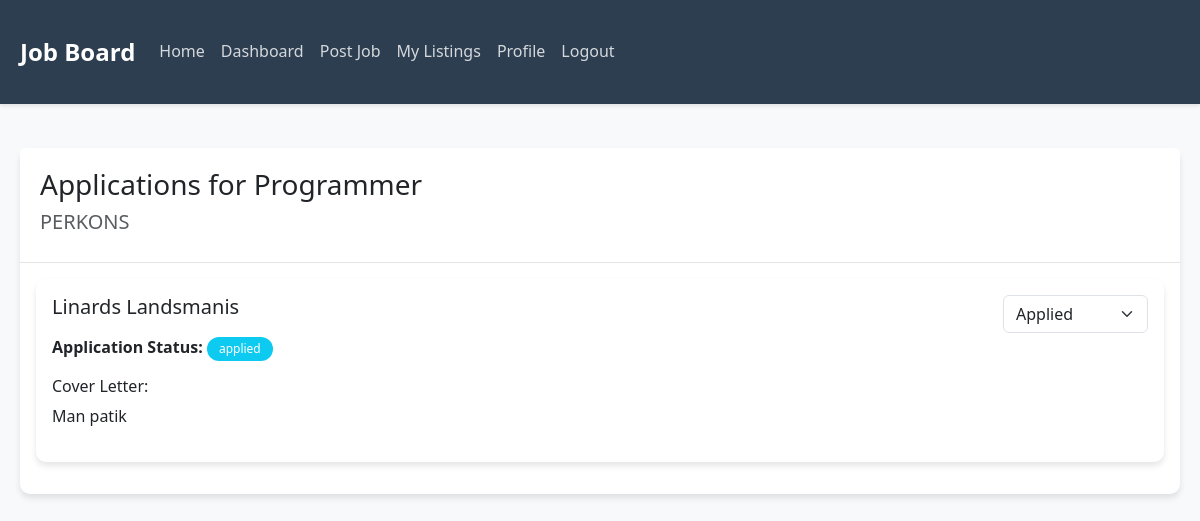
/job_applications/2 (signed in), run on an earlier commit of the app's database.
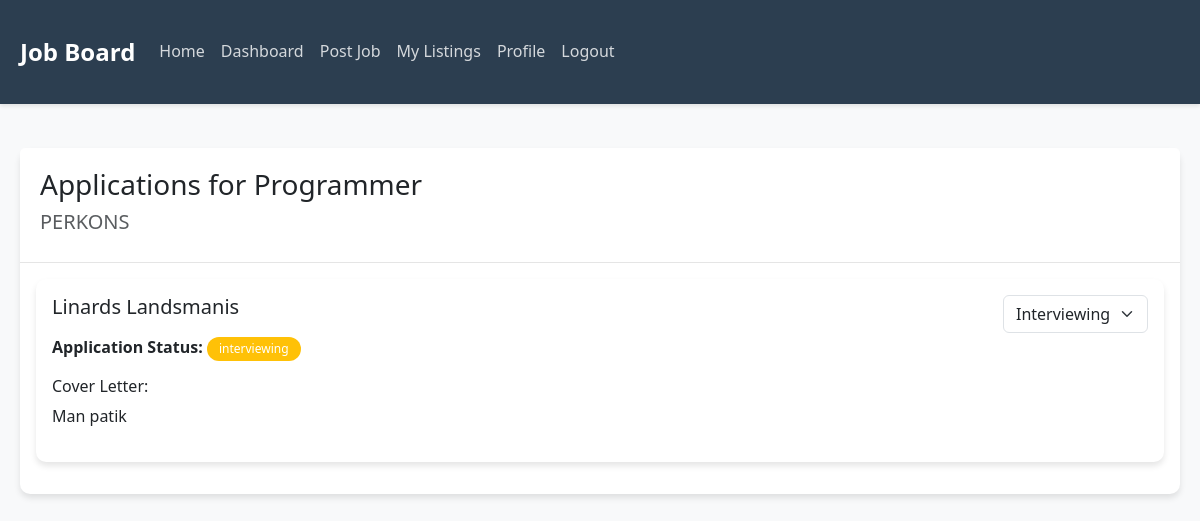
And on a later commit of the database.
### tables this page shows
CREATE TABLE application (
                id INTEGER PRIMARY KEY AUTOINCREMENT,
                user_id INTEGER NOT NULL,
                job_id INTEGER NOT NULL,
                status TEXT NOT NULL,
                message TEXT,
                created_at TIMESTAMP DEFAULT CURRENT_TIMESTAMP,
                FOREIGN KEY (user_id) REFERENCES user (id),
                FOREIGN KEY (job_id) REFERENCES job (id)
            );

CREATE TABLE user (
                id INTEGER PRIMARY KEY AUTOINCREMENT,
                name TEXT NOT NULL,
                email TEXT UNIQUE NOT NULL,
                password TEXT NOT NULL,
                role TEXT NOT NULL
            );

### app.py (the view)
@app.route('/job_applications/<int:job_id>')
@login_required
def job_applications(job_id):
    if current_user.role != 'employer':
        return redirect(url_for('dashboard'))
    db = get_db()
    cursor = db.cursor()
    cursor.execute('''
        SELECT j.*, c.name as company_name, c.owner_id
        FROM job j
        JOIN company c ON j.company_id = c.id
        WHERE j.id = ?
    ''', (job_id,))
    job = cursor.fetchone()
    if not job or job['owner_id'] != current_user.id:
        db.close()
        return redirect(url_for('dashboard'))
    cursor.execute('''
        SELECT a.*, u.name as applicant_name
        FROM application a
        JOIN user u ON a.user_id = u.id
        WHERE a.job_id = ?
    ''', (job_id,))
    applications = cursor.fetchall()
    db.close()
    return render_template('job_applications.html', job=job, applications=applications)

### app.py (called while the page is built)
def get_db():
    db = sqlite3.connect(DATABASE)
    db.row_factory = sqlite3.Row
    return db

@login_manager.user_loader
def load_user(user_id):
    db = get_db()
    cursor = db.cursor()
    cursor.execute('SELECT * FROM user WHERE id = ?', (user_id,))
    user_data = cursor.fetchone()
    db.close()
    if user_data:
        return User(user_data['id'], user_data['name'], user_data['email'],
                   user_data['password'], user_data['role'])
    return None

### templates/job_applications.html (shortened to what this page needs)
{% extends "base.html" %}
{% block content %}
<div class="row">
    <div class="col-md-12">
        <div class="card">
            <div class="card-header">
                <h3>Applications for {{ job['title'] }}</h3>
                <h5 class="text-muted">{{ job['company_name'] }}</h5>
            </div>
            <div class="card-body">
                {% if applications %}
                    {% for application in applications %}
                        <div class="card mb-3">
                            <div class="card-body">
                                <div class="d-flex justify-content-between align-items-start">
                                    <div>
                                        <h5>{{ application['applicant_name'] }}</h5>
                                        <p><strong>Application Status:</strong>
                                            <span class="badge {% if application['status'] == 'applied' %}bg-info{% elif application['status'] == 'interviewing' %}bg-warning{% else %}bg-success{% endif %}">
                                                {{ application['status'] }}
                                            </span>
                                        </p>
                                        {% if application['message'] %}
                                            <div class="mt-3">
                                                <h6>Cover Letter:</h6>
                                                <p>{{ application['message'] }}</p>
                                            </div>
                                        {% endif %}
                                    </div>
                                    <div class="btn-group">
                                        <form method="POST" action="{{ url_for('update_application_status', application_id=application['id']) }}" class="d-inline">
                                            <select name="status" class="form-select mb-2" onchange="this.form.submit()">
                                                <option value="applied" {% if application['status'] == 'applied' %}selected{% endif %}>Applied</option>
                                                <option value="interviewing" {% if application['status'] == 'interviewing' %}selected{% endif %}>Interviewing</option>
                                            </select>
                                        </form>
                                    </div>
                                </div>
                            </div>
                        </div>
                    {% endfor %}
                {% else %}
                    <p>No applications have been submitted for this job yet.</p>
                {% endif %}
            </div>
        </div>
    </div>
</div>
{% endblock %}

What changed in the data, as far as the page shows it:
changed application "Man patik": status "applied" → "interviewing"; status "Applied" → "Interviewing"
